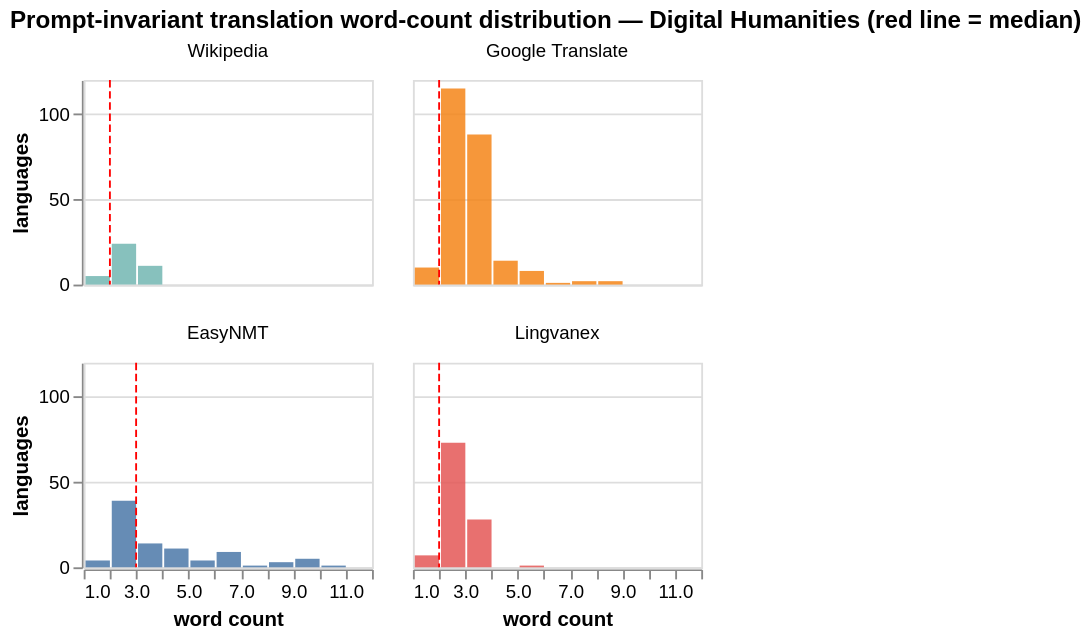

The notebook cell saved with this chart:
### Markdown cell above
### Prompt-Invariant Word-Count Distribution

Word count is a simple but useful output profile. Since these sources do not vary by prompt, differences in length reflect source behavior rather than prompt design. I keep this view here and reserve the prompt-sensitive version for the LLM notebooks.

### Code cell
length_rows = []
for service, col in BASELINE_SERVICES.items():
    if col not in df.columns:
        continue
    vals = df[col].dropna().astype(str)
    for wc in vals.str.split().str.len():
        length_rows.append({"Service": service, "Word Count": int(wc)})

length_df = pd.DataFrame(length_rows)

bars = alt.Chart(length_df).mark_bar(opacity=0.85).encode(
    x=alt.X("Word Count:Q", bin=alt.Bin(extent=[1, 12], step=1), title="word count"),
    y=alt.Y("count():Q", title="languages"),
    color=alt.Color("Service:N", scale=alt.Scale(scheme="tableau10"), legend=None),
    tooltip=["Service:N", alt.Tooltip("count():Q", title="languages")],
).properties(width=155, height=110)

median_rule = alt.Chart(length_df).mark_rule(color="red", strokeDash=[4, 2]).encode(
    x=alt.X("median(Word Count):Q"),
    tooltip=[alt.Tooltip("median(Word Count):Q", format=".1f", title="median word count")],
)

baseline_word_count_distribution_chart = alt.layer(bars, median_rule, data=length_df).facet(
    facet=alt.Facet("Service:N", sort=list(BASELINE_SERVICES.keys()), title=None),
    columns=2,
    title=f"Prompt-invariant translation word-count distribution — {TERM} (red line = median)",
)

article_figures_dir = Path("..").resolve() / "figures" / "dhq_article"
baseline_word_count_png = article_figures_dir / "prompt_invariant_translation_word_count_distribution_digital_humanities.png"
save_chart(baseline_word_count_distribution_chart, str(baseline_word_count_png), scale_factor=2)
print(f"Saved article chart: {baseline_word_count_png}")

display(baseline_word_count_distribution_chart)

### Figure 1 — Vega specification as saved in the notebook (floating-point values rounded to 4 significant figures; data arrays with more than 128 entries replaced by an {"elided": "..."} marker saying what was removed)
{"$schema": "https://vega.github.io/schema/vega/v6.json", "data": [{"name": "source_0", "values": {"elided": "486 records"}}, {"name": "data_0", "values": [{"median_Word Count": 2}, {"median_Word Count": 2}, {"median_Word Count": 3}, {"median_Word Count": 2}]}, {"name": "data_1", "values": [{"Service": "Wikipedia", "__count_end": 11.0, "__count_start": 0.0}, {"Service": "Wikipedia", "__count_end": 24.0, "__count_start": 0.0}, {"Service": "Wikipedia", "__count_end": 5.0, "__count_start": 0.0}, {"Service": "Google Translate", "__count_end": 115.0, "__count_start": 0.0}, {"Service": "Google Translate", "__count_end": 88.0, "__count_start": 0.0}, {"Service": "Google Translate", "__count_end": 8.0, "__count_start": 0.0}, {"Service": "Google Translate", "__count_end": 1.0, "__count_start": 0.0}, {"Service": "Google Translate", "__count_end": 2.0, "__count_start": 0.0}, {"Service": "Google Translate", "__count_end": 14.0, "__count_start": 0.0}, {"Service": "Google Translate", "__count_end": 10.0, "__count_start": 0.0}, {"Service": "Google Translate", "__count_end": 2.0, "__count_start": 0.0}, {"Service": "EasyNMT", "__count_end": 14.0, "__count_start": 0.0}, {"Service": "EasyNMT", "__count_end": 39.0, "__count_start": 0.0}, {"Service": "EasyNMT", "__count_end": 11.0, "__count_start": 0.0}, {"Service": "EasyNMT", "__count_end": 9.0, "__count_start": 0.0}, {"Service": "EasyNMT", "__count_end": 4.0, "__count_start": 0.0}, {"Service": "EasyNMT", "__count_end": 5.0, "__count_start": 0.0}, {"Service": "EasyNMT", "__count_end": 4.0, "__count_start": 0.0}, {"Service": "EasyNMT", "__count_end": 3.0, "__count_start": 0.0}, {"Service": "EasyNMT", "__count_end": 1.0, "__count_start": 0.0}, {"Service": "EasyNMT", "__count_end": 1.0, "__count_start": 0.0}, {"Service": "Lingvanex", "__count_end": 73.0, "__count_start": 0.0}, {"Service": "Lingvanex", "__count_end": 28.0, "__count_start": 0.0}, {"Service": "Lingvanex", "__count_end": 7.0, "__count_start": 0.0}, {"Service": "Lingvanex", "__count_end": 1.0, "__count_start": 0.0}]}, {"name": "facet_domain", "values": [{"Service": "Wikipedia", "facet_Service_sort_index": 0.0}, {"Service": "Google Translate", "facet_Service_sort_index": 1.0}, {"Service": "EasyNMT", "facet_Service_sort_index": 2.0}, {"Service": "Lingvanex", "facet_Service_sort_index": 3.0}]}, {"name": "facet_domain_row", "values": [{"data": 0.0}, {"data": 1.0}]}, {"name": "facet_domain_column", "transform": [{"type": "sequence", "start": 0.0, "stop": {"signal": "min(length(data(\"facet_domain\")), 2)"}}]}, {"name": "data_1_color_domain_Service", "values": [{"Service": "Wikipedia"}, {"Service": "Google Translate"}, {"Service": "EasyNMT"}, {"Service": "Lingvanex"}]}], "signals": [{"name": "child_layer_0_bin_extent_1_12_step_1_Word_Count_bins", "value": {"fields": ["Word Count"], "fname": "bin_Word Count", "start": 1.0, "step": 1.0, "stop": 12.0}}, {"name": "child_width", "value": 155}, {"name": "child_height", "value": 110}], "marks": [{"type": "group", "name": "row_header", "from": {"data": "facet_domain_row"}, "encode": {"update": {"height": {"signal": "child_height"}}}, "axes": [{"scale": "y", "zindex": 0, "title": "languages", "tickCount": {"signal": "ceil(child_height/40)"}, "labelOverlap": true, "grid": false, "orient": "left"}], "role": "row-header"}, {"type": "group", "name": "column_footer", "from": {"data": "facet_domain_column"}, "encode": {"update": {"width": {"signal": "child_width"}}}, "axes": [{"scale": "x", "orient": "bottom", "title": "word count", "labelOverlap": true, "grid": false, "labelFlush": true, "tickCount": {"signal": "ceil(child_width/10)"}, "zindex": 0}], "role": "column-footer"}, {"type": "group", "name": "cell", "from": {"facet": {"data": "source_0", "name": "facet", "groupby": ["Service"], "aggregate": {"fields": ["facet_Service_sort_index"], "ops": ["max"], "as": ["facet_Service_sort_index"]}}}, "sort": {"field": ["datum[\"facet_Service_sort_index\"]"], "order": ["ascending"]}, "encode": {"update": {"width": {"signal": "child_width"}, "height": {"signal": "child_height"}}}, "data": [{"name": "data_0", "source": "facet", "transform": [{"type": "aggregate", "groupby": [], "fields": ["Word Count"], "ops": ["median"], "as": ["median_Word Count"]}, {"type": "filter", "expr": "isValid(datum[\"median_Word Count\"]) && isFinite(+datum[\"median_Word Count\"])"}, {"type": "project", "fields": ["median_Word Count"]}]}, {"name": "data_1", "source": "facet", "transform": [{"type": "aggregate", "groupby": ["bin_extent_1_12_step_1_Word Count", "bin_extent_1_12_step_1_Word Count_end", "Service"], "fields": [null], "ops": ["count"], "as": ["__count"]}, {"type": "stack", "field": "__count", "groupby": ["bin_extent_1_12_step_1_Word Count", "bin_extent_1_12_step_1_Word Count_end"], "sort": {"field": ["Service"], "order": ["descending"]}, "as": ["__count_start", "__count_end"], "offset": "zero"}, {"type": "filter", "expr": "isValid(datum[\"bin_extent_1_12_step_1_Word Count\"]) && isFinite(+datum[\"bin_extent_1_12_step_1_Word Count\"])"}, {"type": "project", "fields": ["Service", "__count", "__count_end", "__count_start", "bin_extent_1_12_step_1_Word Count", "bin_extent_1_12_step_1_Word Count_end"]}]}], "marks": [{"type": "rect", "name": "child_layer_0_marks", "from": {"data": "data_1"}, "encode": {"update": {"x2": {"field": "bin_extent_1_12_step_1_Word Count", "scale": "x", "offset": {"signal": "0.5 + (abs(scale(\"x\", datum[\"bin_extent_1_12_step_1_Word Count_end\"]) - scale(\"x\", datum[\"bin_extent_1_12_step_1_Word Count\"])) < 0.25 ? -0.5 * (0.25 - (abs(scale(\"x\", datum[\"bin_extent_1_12_step_1_Word Count_end\"]) - scale(\"x\", datum[\"bin_extent_1_12_step_1_Word Count\"])))) : 0.5)"}}, "tooltip": {"signal": "{\"Service\": isValid(datum[\"Service\"]) ? datum[\"Service\"] : \"\"+datum[\"Service\"], \"languages\": format(datum[\"__count\"], \"\")}"}, "x": {"field": "bin_extent_1_12_step_1_Word Count_end", "scale": "x", "offset": {"signal": "0.5 + (abs(scale(\"x\", datum[\"bin_extent_1_12_step_1_Word Count_end\"]) - scale(\"x\", datum[\"bin_extent_1_12_step_1_Word Count\"])) < 0.25 ? 0.5 * (0.25 - (abs(scale(\"x\", datum[\"bin_extent_1_12_step_1_Word Count_end\"]) - scale(\"x\", datum[\"bin_extent_1_12_step_1_Word Count\"])))) : -0.5)"}}, "y": {"field": "__count_end", "scale": "y"}, "fill": {"field": "Service", "scale": "color"}, "y2": {"field": "__count_start", "scale": "y"}, "opacity": {"value": 0.85}}}, "style": ["bar"]}, {"type": "rule", "name": "child_layer_1_marks", "from": {"data": "data_0"}, "encode": {"update": {"y": {"value": 0}, "stroke": {"value": "red"}, "x": {"field": "median_Word Count", "scale": "x"}, "y2": {"field": {"signal": null, "datum": null, "group": "height", "parent": null}}, "strokeDash": {"value": [4, 2]}, "tooltip": {"signal": "{\"median word count\": format(datum[\"median_Word Count\"], \".1f\")}"}}}, "style": ["rule"]}], "axes": [{"scale": "y", "aria": false, "orient": "left", "gridScale": "x", "minExtent": 0, "grid": true, "tickCount": {"signal": "ceil(child_height/40)"}, "ticks": false, "domain": false, "maxExtent": 0, "zindex": 0, "labels": false}], "title": {"text": {"signal": "isValid(parent[\"Service\"]) ? parent[\"Service\"] : \"\"+parent[\"Service\"]"}, "style": "guide-label", "frame": "group", "offset": 10}, "style": "cell"}], "scales": [{"name": "x", "type": "linear", "domain": {"fields": [{"signal": "[child_layer_0_bin_extent_1_12_step_1_Word_Count_bins.start, child_layer_0_bin_extent_1_12_step_1_Word_Count_bins.stop]"}, {"data": "data_0", "field": "median_Word Count"}]}, "range": [0, {"signal": "child_width"}], "bins": {"signal": "child_layer_0_bin_extent_1_12_step_1_Word_Count_bins"}, "zero": false, "nice": true}, {"name": "y", "type": "linear", "domain": {"data": "data_1", "fields": ["__count_start", "__count_end"]}, "range": [{"signal": "child_height"}, 0], "nice": true, "zero": true}, {"name": "color", "type": "ordinal", "domain": {"data": "data_1_color_domain_Service", "field": "Service", "sort": true}, "range": {"scheme": "tableau10"}}], "title": {"text": "Prompt-invariant translation word-count distribution — Digital Humanities (red line = median)", "anchor": "start"}, "padding": 5, "layout": {"padding": 20, "bounds": "full", "align": "all", "columns": 2}, "background": "white"}
